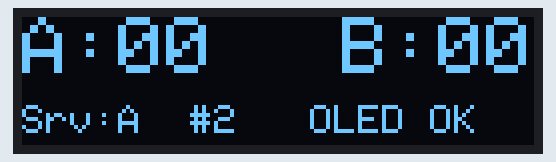
This sketch was run on a simulated ESP32. Parts: 128×32 one-colour display. What the sketch prints to the serial monitor is not drawn.

Above: at 2.1 s.

The sketch:

oled_test.ino
```cpp
#include <Wire.h>
#include <Adafruit_GFX.h>
#include <Adafruit_SSD1306.h>

#define SCREEN_WIDTH  128
#define SCREEN_HEIGHT  32
#define OLED_RESET     -1
#define SDA_PIN 6
#define SCL_PIN 7

Adafruit_SSD1306 display(SCREEN_WIDTH, SCREEN_HEIGHT, &Wire, OLED_RESET);

void setup() {
  Serial.begin(115200);
  delay(2000);  // give serial monitor time to connect
  Wire.begin(SDA_PIN, SCL_PIN);

  // Scan all I2C addresses
  Serial.println("Scanning I2C...");
  int found = 0;
  uint8_t oled_addr = 0;
  for (uint8_t addr = 1; addr < 127; addr++) {
    Wire.beginTransmission(addr);
    if (Wire.endTransmission() == 0) {
      Serial.print("  Found device at 0x");
      Serial.println(addr, HEX);
      oled_addr = addr;
      found++;
    }
  }
  if (found == 0) {
    Serial.println("  No I2C devices found — check wiring");
    return;
  }

  // Try to init OLED at found address
  if (!display.begin(SSD1306_SWITCHCAPVCC, oled_addr)) {
    Serial.print("  OLED init failed at 0x");
    Serial.println(oled_addr, HEX);
    return;
  }

  Serial.println("OLED OK");
  display.clearDisplay();
  display.setTextColor(SSD1306_WHITE);
  display.setTextSize(2);
  display.setCursor(0, 0);
  display.print("A:00");
  display.setCursor(80, 0);
  display.print("B:00");
  display.setTextSize(1);
  display.setCursor(0, 22);
  display.print("Srv:A  #2   OLED OK");
  display.display();
}

void loop() {
  Serial.println("running...");
  delay(2000);
}
```
